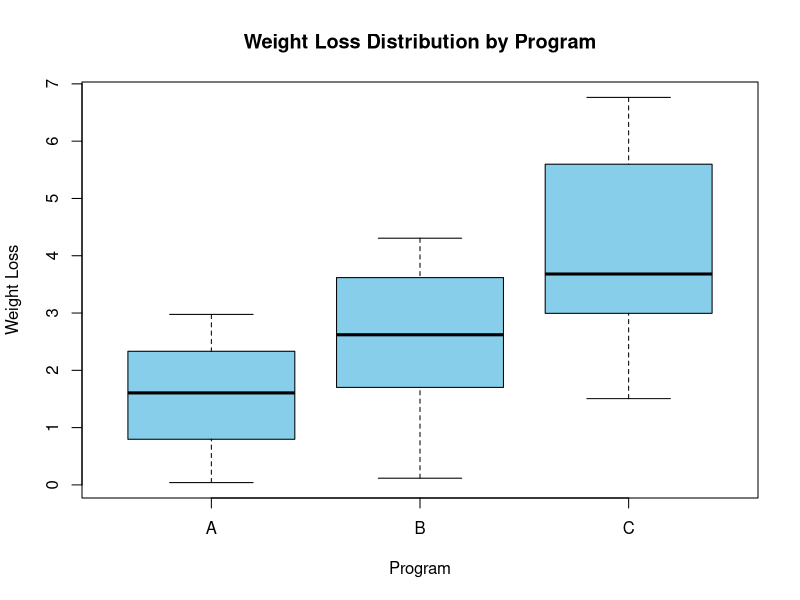
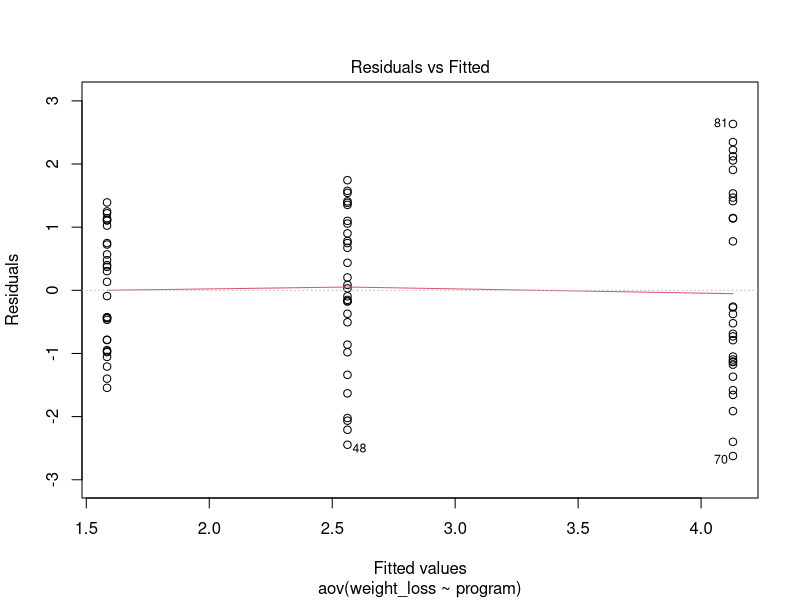
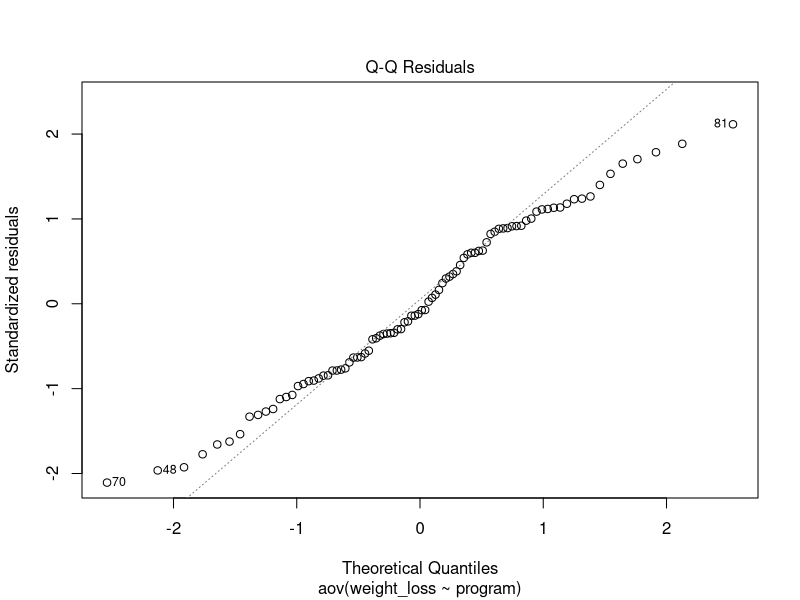
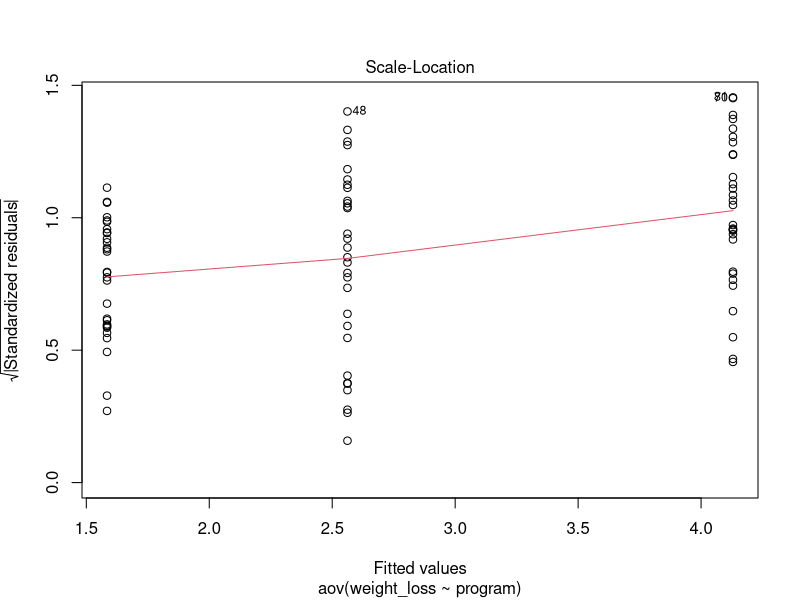
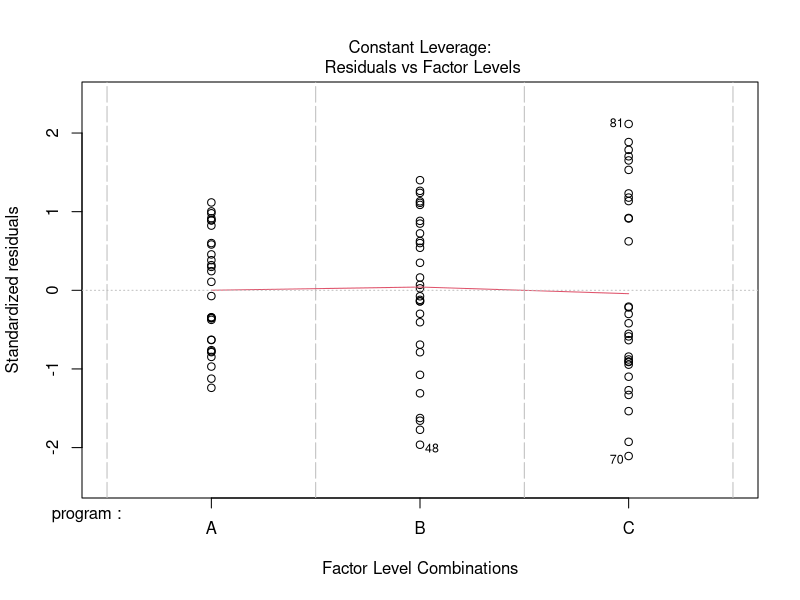
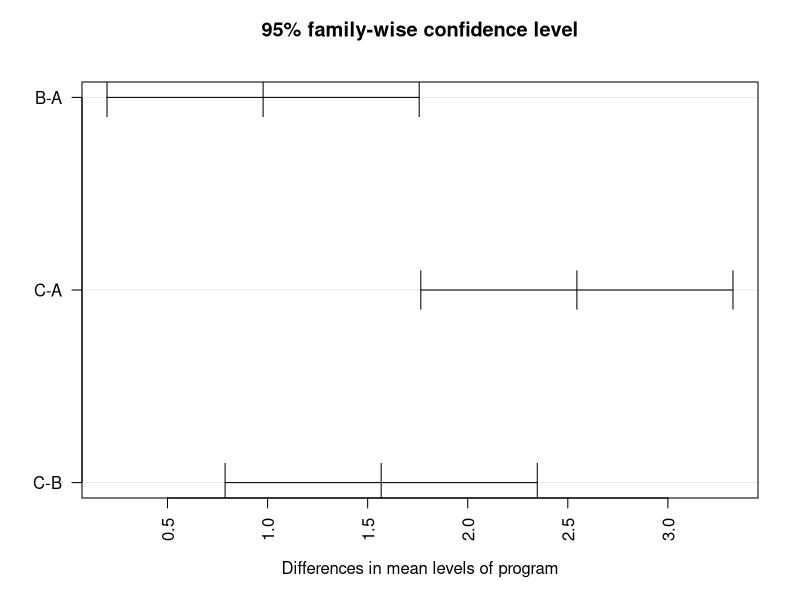

Generate these figures, in order, with R:
# A one-way ANOVA is used to determine whether or not there
# is a statistically significant difference between the means
# of three or more independent groups.
# This type of test is called a one-way ANOVA because we are 
# analyzing how one predictor variable impacts a response variable.

# make this example reprodcible
set.seed(0)

# create data frame
data <- data.frame(program = rep(c("A", "B", "C"), each = 30),
                   weight_loss = c(runif(30, 0, 3),
                                   runif(30, 0, 5),
                                   runif(30, 1, 7)))

# view first six rows of data frame
head(data)

# exploring the data
# load dplyr package
library(dplyr)

# find mean and standard deviation of weight loss for each treatment group
data %>% 
  group_by(program) %>% 
  summarise(mean = mean(weight_loss),
            sd = sd(weight_loss))

# create boxplots
boxplot(weight_loss ~ program,
         data = data,
         main = "Weight Loss Distribution by Program",
         xlab = "Program",
         ylab = "Weight Loss",
         col = "skyblue",
        border = "black")

# fit the one-way ANOVA model
model <- aov(weight_loss ~ program, data = data )

# view the model output
summary(model)

plot(model)

# load car package 
library("car")

# conduct Leven's Test for equality of variances
leveneTest(weight_loss ~ program, data = data)

# perform Tukey's Test for multiple comparisons
TukeyHSD(model, conf.level = .95)

# create confidence interval for each compaprison
plot(TukeyHSD(model, conf.level = .95), las = 2)
